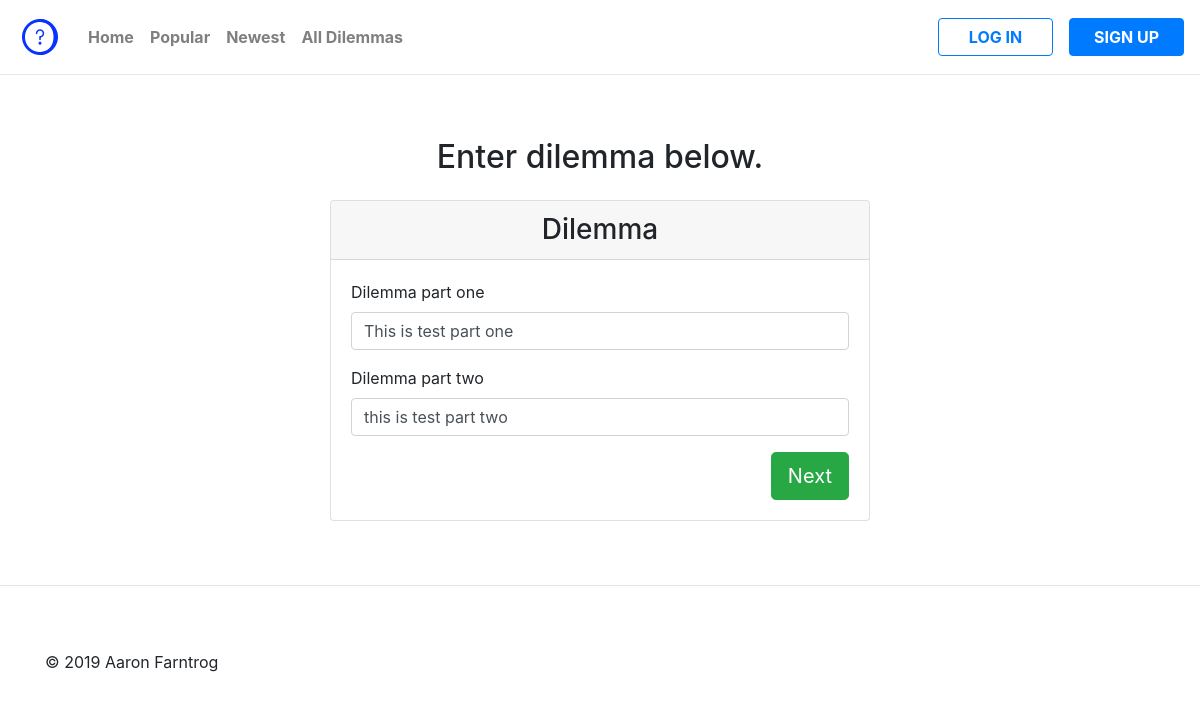
Page /dilemma/1/ on the earlier database version.
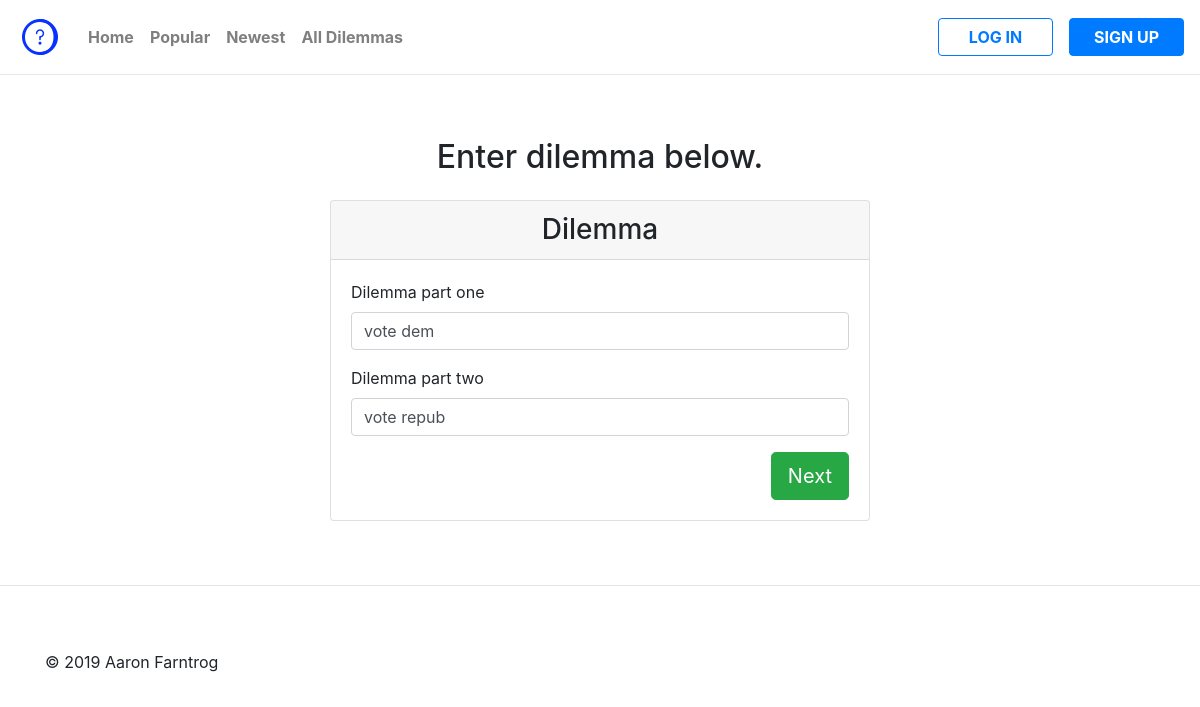
Same page on the later database version.
### easydilemma/models.py (models this page shows)
class DilemmaPartOne(models.Model):
    dilemma_part_one = models.CharField(max_length=500)
    def __str__(self):
        return self.dilemma_part_one[:50]

class DilemmaPartTwo(models.Model):
    dilemma_part_two = models.CharField(max_length=500)
    def __str__(self):
        return self.dilemma_part_two[:50]

### easydilemma/views.py (the view)
# urls.py: path('dilemma/<int:dilemma_id>/', views.edit_dilemma, name="edit_dilemma"),
def edit_dilemma(request, dilemma_id):
    dilemma =  get_object_or_404(Dilemma, pk=dilemma_id)
    dilemma_part_1 = get_object_or_404(DilemmaPartOne, pk=dilemma_id)
    dilemma_part_2 = get_object_or_404(DilemmaPartTwo, pk=dilemma_id)
    form = DilemmaForm(initial={'dilemma_part_one' : dilemma.dilemma_part_one, 'dilemma_part_two' : dilemma.dilemma_part_two})
    context = {
        "form": form,
        "dilemma": dilemma,
    }
    return render(request, 'easydilemma/edit_dilemma.html', context)

### easydilemma/forms.py
class DilemmaForm(forms.Form):
    dilemma_part_one = forms.CharField(widget=forms.TextInput(attrs={'placeholder': 'Should I vote Democratic...'}))
    dilemma_part_two = forms.CharField(widget=forms.TextInput(attrs={'placeholder': 'Or should I vote Republican...'}))

### easydilemma/templates/easydilemma/edit_dilemma.html (shortened to what this page needs)
<!DOCTYPE html>
<html lang="en">
<head>
    {% load static %}
    {% load crispy_forms_tags %}
    <link rel="stylesheet" href="https://maxcdn.bootstrapcdn.com/bootstrap/4.0.0/css/bootstrap.min.css">
    <link rel="stylesheet" href="../../static/easydilemma/css/main.css">
    <link rel="stylesheet" href="https://use.fontawesome.com/releases/v5.8.1/css/all.css">
</head>
<body>
    <header class="header">
        <nav class="navbar navbar-expand-lg fixed-top shadow navbar-light bg-white">
            <div class="d-flex">
                <a class="navbar-brand grow" href="{% url 'index' %}" id="logo"><img src="{% static '../static/easydilemma/images/question.png' %}" id="logo" alt="Question mark"></a>
            </div>
            <div class="collapse navbar-collapse" id="navbarCollapse">
                <ul class="navbar-nav">
                <li class="nav-item" ><a  href="{% url 'index' %}" class="nav-link font-weight-bold">Home</a></li>
                <li class="nav-item "><a  href="{% url 'all_dilemmas' %}" class="nav-link font-weight-bold">Popular</a></li>
                <li class="nav-item"><a  href="{% url 'all_dilemmas' %}" class="nav-link font-weight-bold">Newest</a></li>
                <li class="nav-item"><a  href="{% url 'all_dilemmas' %}" class="nav-link font-weight-bold">All Dilemmas</a></li>
                </ul>
                <ul class="navbar-nav ml-auto">
                <li class="nav-item ml-lg-3 "><button class="btn btn-outline-primary navbar_btn" id="login-overlay-button" data-toggle="modal" data-target="#login-modal"><strong>LOG IN</strong></button></li>
                <li class="nav-item ml-lg-3 "><button class="btn btn-primary navbar_btn" data-toggle="modal" data-target="#signup-modal"><strong>SIGN UP</strong></button></li>
                </ul>
            </div>
        </nav>
    </header>
    <div class="container py-5">
        <div class="row">
            <div class="col-md-12">
                <h2 class="text-center text-black mb-4">Enter dilemma below.</h2>
                <div class="row">
                    <div class="col-md-6 mx-auto">
                        <div class="card rounded-1">
                            <div class="card-header">
                                <h3 class="mb-0 text-center">Dilemma</h3>
                            </div>
                            <div class="card-body">
                                <form  role="form" name="dilemma-form" id="dilemma-form" autocomplete="off" method="POST" action="{% url 'handle_revised_dilemma' dilemma.id %}" nonvalidate> {% csrf_token %}
                                    <div class="form-group">
                                        {{ form|crispy }}
                                    </div>
                                    <button type="submit" class="btn btn-success btn-lg float-right" id="dilemma_form_submit">Next</button>
                                </form>
                            </div>
                        </div>
                    </div>
                </div>
            </div>
        </div>
    </div>
    <hr>
    <footer class="container pt-5">
        <div class="float-right"><a href="#" id="back-to-top"></a></div>
        <p>&copy; 2019 Aaron Farntrog</p>
    </footer>
</body>
</html>

### easydilemma/static/easydilemma/css/main.css (style rules this page uses)
.navbar_btn { width: 115px; }
.navbar { border-bottom:1px solid #e7e7e7; }
body { padding-top:90px; }
#back-to-top { background-image: url("https://img.icons8.com/ios/30/000000/circled-up-2.png"); display: block; width: 30px; height: 30px; }

Differences in the rows shown:
changed DilemmaPartOne: dilemma_part_one "This is test part one" → "vote dem"
changed DilemmaPartTwo: dilemma_part_two "this is test part two" → "vote repub"
